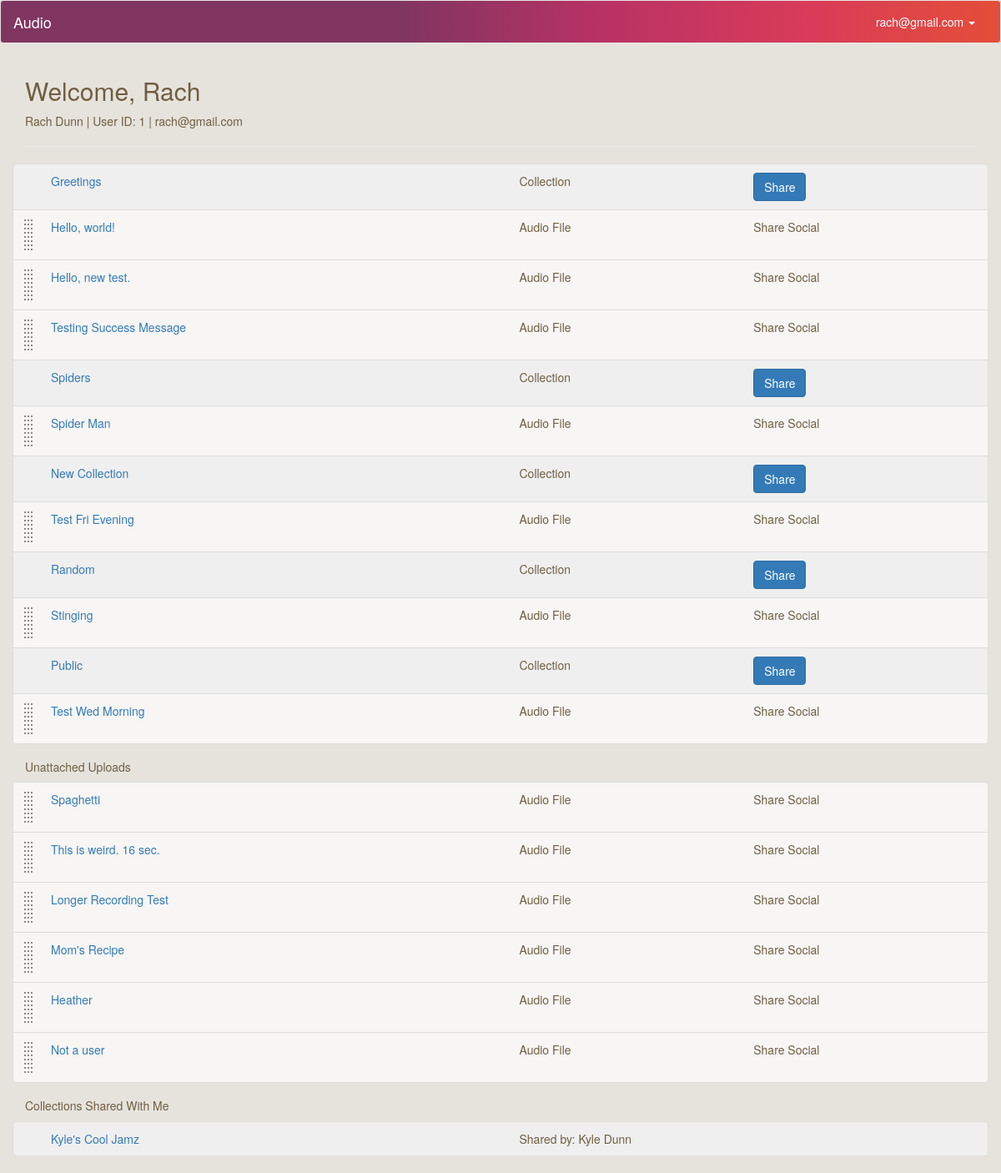
Before: /profile (signed in) with the older database file.
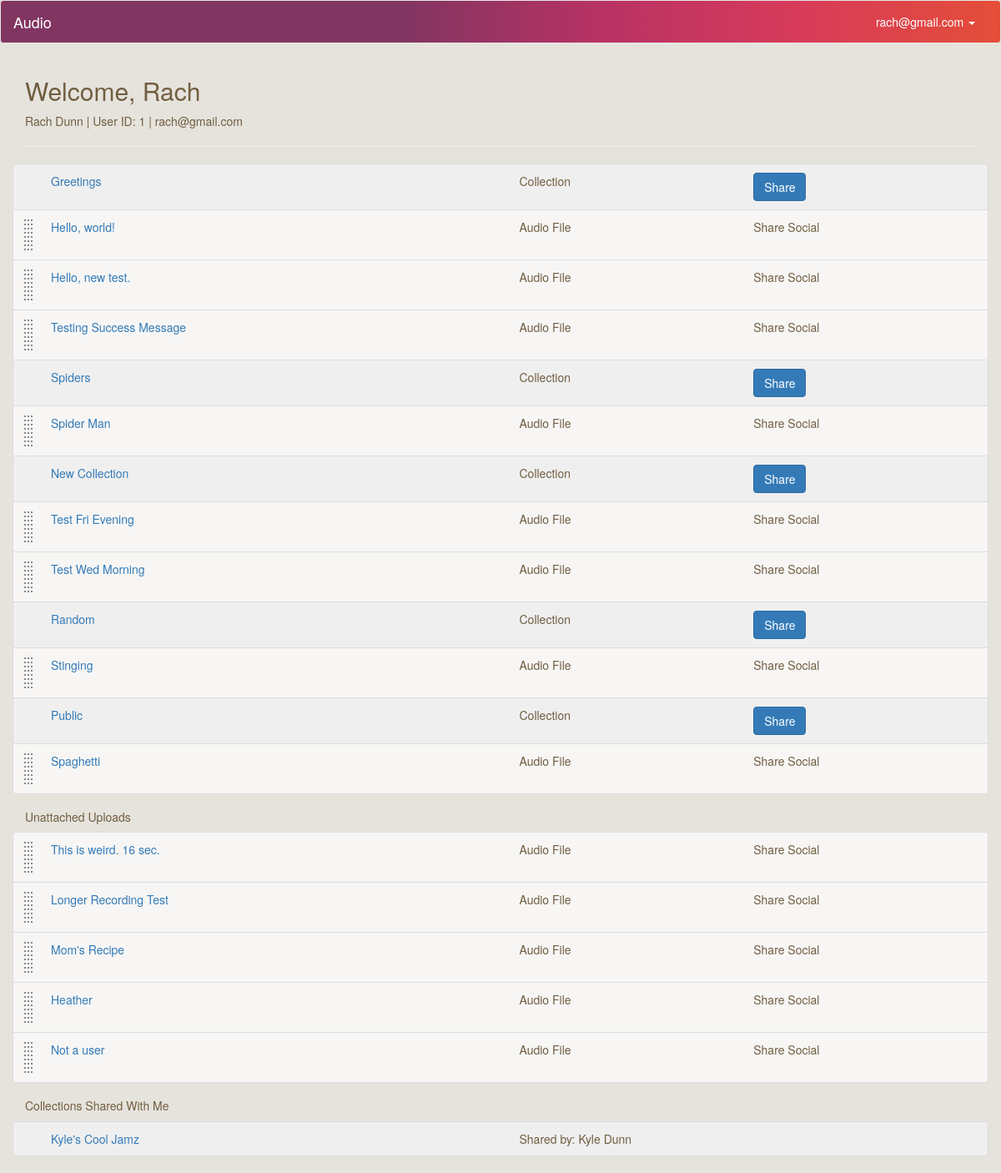
After: the same page with the newer database file.
### model.py (models this page shows, shortened)
class User(db.Model):
    __tablename__ = "Users"
    id = db.Column(db.Integer, autoincrement=True, primary_key=True)
    email = db.Column(db.String(100), nullable=False)
    password = db.Column(db.String(50), nullable=False)
    first_name = db.Column(db.String(50), nullable=False)
    last_name = db.Column(db.String(50), nullable=False)

class Collection(db.Model):
    __tablename__ = "Collections"
    id = db.Column(db.Integer, autoincrement=True, primary_key=True)
    user_id = db.Column(db.Integer, db.ForeignKey('Users.id'), nullable=False)
    title = db.Column(db.String, nullable=False, default='Untitled Collection')
    user = db.relationship("User", backref=db.backref("collections", order_by=id))

class CollectionsUploads(db.Model):
    __tablename__ = "CollectionsUploads"
    id = db.Column(db.Integer, autoincrement=True, primary_key=True)
    collection_id = db.Column(db.Integer, db.ForeignKey('Collections.id'), nullable=False)
    upload_id = db.Column(db.Integer, db.ForeignKey('Uploads.id'), nullable=False)
    collection = db.relationship("Collection", backref=db.backref("collectionsuploads", order_by=id))
    upload = db.relationship("Upload", backref=db.backref("collectionsuploads", order_by=id))

class Upload(db.Model):
    __tablename__ = "Uploads"
    id = db.Column(db.Integer, autoincrement=True, primary_key=True)
    user_id = db.Column(db.Integer, db.ForeignKey('Users.id'), nullable=False)
    title = db.Column(db.String, nullable=False, default='Untitled')
    path = db.Column(db.String(50))
    mimetype = db.Column(db.String(50), default='wav') # wav, jpg, mp3
    datetime = db.Column(db.DateTime, default=db.func.now(), onupdate=db.func.now()) # set datetime to current timestamp
    transcript = db.Column(db.Text)
    user = db.relationship("User", backref=db.backref("uploads", order_by=id))

class CollectionsUsers(db.Model):
    __tablename__ = "CollectionsUsers"
    id = db.Column(db.Integer, autoincrement=True, primary_key=True)
    collection_id = db.Column(db.Integer, db.ForeignKey('Collections.id'), nullable=False)
    user_id = db.Column(db.Integer, db.ForeignKey('Users.id'), nullable=False)
    collection = db.relationship("Collection", backref=db.backref("collectionsusers", order_by=id))
    user = db.relationship("User", backref=db.backref("collectionsusers", order_by=id))

### server.py (the view)
@app.route('/profile')
def user_page():
	"""Show more information about the single user logged in."""
	if 'email' in session: # if logged in
		user_email = session['email']
		user = User.query.filter_by(email=user_email).first()
		user_uploads = user.uploads
		user_collections = user.collections
		user_cu = []
		for collection in user_collections:
			cu = collection.collectionsuploads
			for i in cu:
				user_cu.append(i.upload_id)
		singleuploads = []
		for i in user_uploads:
			if i.id not in user_cu:
				singleuploads.append(i)
		return render_template("profile2.html", user=user, singleuploads=singleuploads)
	else:
		flash('You must be logged in to view files')
		return redirect('/login')

### templates/profile2.html (shortened to what this page needs)
{% extends 'base.html' %}
{% block content %}
    <h2>Welcome, {{ user.first_name }}</h2>
    <p>{{ user.first_name }} {{ user.last_name }} | User ID: {{ user.id }} | {{ user.email }}</p>
    <hr>
    <div class="file-box">
        <ul class="list-group">
            {% if user.collections %}
                {% for collection in user.collections %}
                    <li class="droppable list-group-item collection row" collection-id="{{ collection.id }}">
                        <div class="name col-sm-6"><a href="/collection/{{ collection.id }}">{{ collection.title }}</a></div>
                        <div class="type col-sm-3">Collection</div>
                        <div class="share col-sm-3">
                            <button type="button" class="btn btn-primary" data-toggle="modal" data-target="#share-{{ collection.id }}">
                              Share
                            </button>
                        </div>
                    </li>
                    {% for cu in collection.collectionsuploads %}
                        <li class="draggable upload list-group-item row" upload-id="{{ cu.upload.id }}">
                            <div class="name col-sm-6"><a href="/listen/{{ cu.upload.id }}">{{ cu.upload.title }}</a></div>
                            <div class="type col-sm-3">Audio File</div>
                            <div class="share col-sm-3">Share Social</div>
                        </li>
                    {% endfor %}
                {% endfor %}
            {% endif %}
        </ul>
    </div>
    {% if singleuploads %}
    <h5>Unattached Uploads</h5>
    <div class="file-box">
        <ul class="list-group">
            {% for upload in singleuploads %}
                <li class="draggable upload list-group-item row" upload-id="{{ upload.id }}">
                    <div class="name col-sm-6"><a href="/listen/{{ upload.id }}">{{ upload.title }}</a></div>
                    <div class="type col-sm-3">Audio File</div>
                    <div class="share col-sm-3">Share Social</div>
                </li>
            {% endfor %}
        </ul>
    </div>
    {% endif %}
    {% if user.collectionsusers %}
    <h5>Collections Shared With Me</h5>
    <div class="file-box">
        <ul class="list-group">
            {% for collection in user.collectionsusers %}
                <li class="list-group-item collection row">
                    <div class="name col-sm-6"><a href="/collection/{{ collection.collection.id }}">{{ collection.collection.title }}</a></div>
                    <div class="col-sm-6">Shared by: {{ collection.collection.user.first_name }} {{ collection.collection.user.last_name }}</div>
                </li>
            {% endfor %}
        </ul>
    </div>
    {% endif %}
{% endblock %}

### templates/base.html (shortened to what this page needs)
<!doctype html>
<html>
<head>
  <link rel="stylesheet" href="https://maxcdn.bootstrapcdn.com/bootstrap/3.3.4/css/bootstrap.min.css">
  <link rel="stylesheet" href="/static/css/style.css"/>
  <link rel="stylesheet" href="https://ajax.googleapis.com/ajax/libs/jqueryui/1.11.4/themes/smoothness/jquery-ui.css">
</head>
<body>
  <nav class="navbar navbar-default">
    <div class="container-fluid">
      <div class="navbar-header">
        <a class="navbar-brand" href="/">Audio</a>
      </div>
      <div class="collapse navbar-collapse" id="bs-example-navbar-collapse-1">
        <ul class="nav navbar-nav navbar-right">
          {% if 'email' in session %}
            <li class="dropdown">
              <a href="#" class="dropdown-toggle" data-toggle="dropdown" role="button" aria-expanded="false">{{ session['email'] }} <span class="caret"></span></a>
            </li>
          {% else %}
            <li><a href="/login">Login</a></li>
            <li><a href="/signup">Sign Up</a></li>
          {% endif %}
        </ul>
      </div>
    </div>
  </nav>
  <div class="container">
  	{% block content %}{% endblock %}
  </div>
</body>
</html>

### static/css/style.css (style rules this page uses)
.navbar-default { background-color: #C13561; background-image: -webkit-linear-gradient(-360deg, #813561 40%, #B83264 60%, #D83B5A 80%, #E44E38 100%); background-image: linear-gradient(90deg, #813561 40%, #B83264 60%, #D83B5A 80%, #E44E38 100%); color: #fff; }
.navbar-default a, .navbar-default .navbar-brand, .navbar-default .navbar-nav>li>a { color: #fff; }
body { background-color: #E6E3DD; color: #705E40; }
.draggable { background: url('/static/img/drag-drop.png') no-repeat 10px center rgba(255,255,255,0.7); clear: both; display: block; min-height: 61px; padding-left: 30px; }
.collection { background-color: #efefef !important; padding-left: 30px; }

Changed rows visible on the page:
no longer on this page (row unchanged): Upload: title "Spaghetti"
changed Collection "New Collection": gains CollectionsUploads (upload "Test Wed Morning")
changed Collection "Public": loses CollectionsUploads (upload "Test Wed Morning")
added CollectionsUploads: upload "Spaghetti", shown under Collection "Public"
